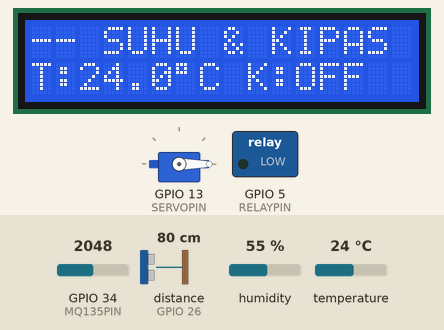
This sketch was run on a simulated ESP32. Parts: servo, 16×2 character LCD, switched loads named in the sketch (green lamp = pin HIGH). Wiring (inferred from the names in the program): ultrasonic range finder: trigger GPIO 25; echo GPIO 26. The inputs (shaded band) are chosen by the test bench; at power-on: distance to the obstacle (sensor on GPIO 26) 80 cm, temperature 24 °C, GPIO 34 (MQ135PIN) = 2048, humidity 55 %. The echo pulse lasts 58.3 µs per cm; WiFi joins after 1.5 s; servers stay silent unless stated; uploads are accepted with an empty reply; pins used as bus, display or sensor lines are not drawn; what the sketch prints to the serial monitor is not drawn.

Above: at 4.4 s.
4.5 s: distance to the obstacle (sensor on GPIO 26) set to 23 cm
At 5.7 s:
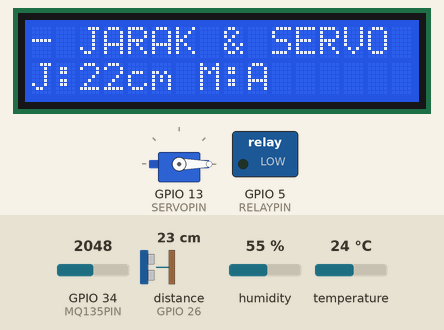
10.9 s: distance to the obstacle (sensor on GPIO 26) set to 18 cm
At 11.5 s:
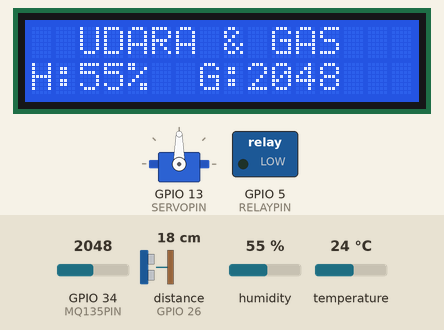
16.7 s: temperature set to 33 °C
At 18.9 s:
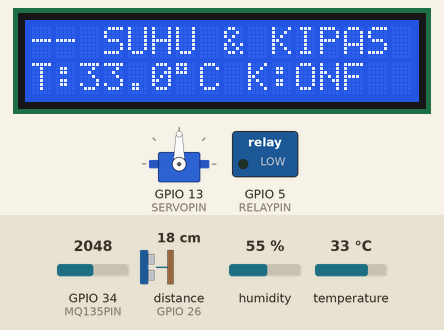
21.7 s: distance to the obstacle (sensor on GPIO 26) set to 2 cm
At 22.9 s:
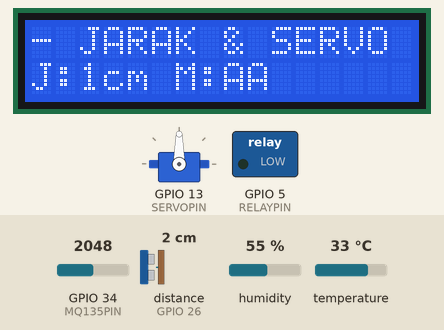
26.8 s: GPIO 34 (MQ135PIN) set to 2866
At 27.9 s:
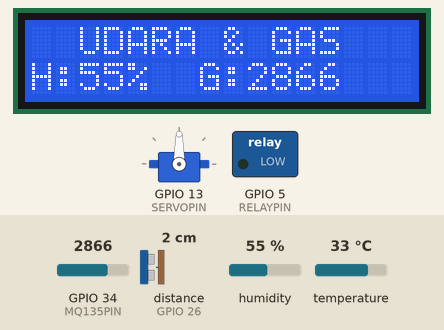
31.8 s: distance to the obstacle (sensor on GPIO 26) set to 23 cm
At 36.0 s:
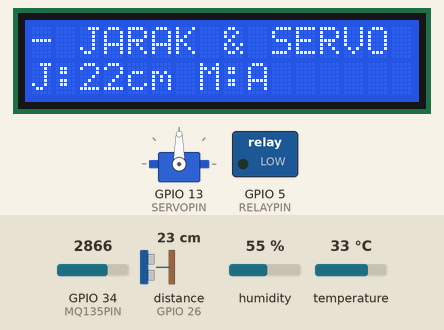
36.8 s: distance to the obstacle (sensor on GPIO 26) set to 27 cm
Timing chart, 0 to 39.8 s (numbered marks = the images above; inputs shaded):
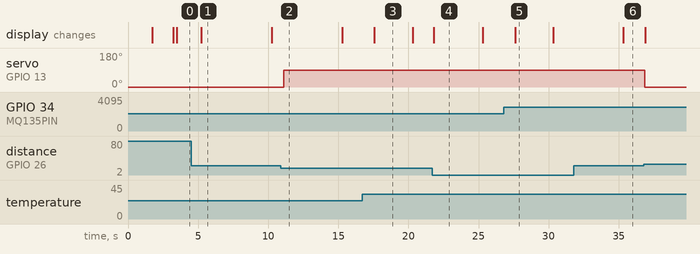

Measured:
- the behaviour switches between 21 and 20 cm on distance to the obstacle (sensor on GPIO 26) (found by bisection; images 1 and 2)
- after the input at 10.9 s, servo on GPIO 13 (SERVOPIN): 0° → 90° after 0.21 s
- after the input at 16.7 s, the display: changes after 0.87 s (image 3)
- after the input at 21.7 s, the display: changes after 0.12 s (image 4)
- after the input at 26.8 s, the display: changes after 0.81 s (image 5)
- after the input at 31.8 s, the display: changes after 3.5 s (image 6)
- after the input at 36.8 s, servo on GPIO 13 (SERVOPIN): 90° → 0° after 0.07 s

The sketch:

percobaan_kipas_relay.ino
```cpp
#include <WiFi.h>
#include <HTTPClient.h>
#include <ArduinoJson.h>

#include "DHT.h"
#include <Wire.h>
#include <LiquidCrystal_I2C.h>
#include <ESP32Servo.h>

// =============================================================
// 1. KONFIGURASI WIFI & API BACKEND
// =============================================================
#define WIFI_SSID "Baskoro2"
#define WIFI_PASSWORD "12345677"

// Ganti dengan IP lokal komputer (development) atau domain hosting (production)
#define API_BASE "http://192.168.1.100:5000/api"

// =============================================================
// 2. KONFIGURASI PIN ESP32
// =============================================================
#define DHTPIN 15
#define RELAYPIN 5
#define SERVOPIN 13
#define TRIGPIN 25
#define ECHOPIN 26
#define MQ135PIN 34

#define DHTTYPE DHT22

// === BATAS PEMICU (nilai default, akan di-overwrite dari server) ===
float batasSuhu = 30.0;
int batasJarak = 20;
int batasGas = 500;

// === MODE & KENDALI MANUAL (diambil dari server) ===
String mode = "auto";        // "auto" atau "manual"
String kipasManual = "OFF";
int servoManual = 0;

DHT dht(DHTPIN, DHTTYPE);
LiquidCrystal_I2C lcd(0x27, 16, 2);
Servo myservo;

unsigned long timerUltrasonic = 0;
unsigned long timerDHTDanLCD = 0;
unsigned long timerGantiLayar = 0;
unsigned long timerKirimData = 0;
unsigned long timerAmbilSettings = 0;

float t = 0;
float h = 0;
int jarak = 0;
int nilaiMQ = 0;

byte halamanLCD = 0;
bool statusServoDekat = false;
String statusKipas = "OFF";

void setup() {
  Serial.begin(115200);

  pinMode(RELAYPIN, INPUT);
  digitalWrite(RELAYPIN, LOW);

  pinMode(TRIGPIN, OUTPUT);
  pinMode(ECHOPIN, INPUT);
  pinMode(MQ135PIN, INPUT);

  myservo.attach(SERVOPIN);
  myservo.write(0);

  dht.begin();
  Wire.begin();
  lcd.init();
  lcd.backlight();

  Serial.println("\n\n--- MULAI SISTEM ---");
  lcd.setCursor(0, 0); lcd.print("Menghubungkan...");
  lcd.setCursor(0, 1); lcd.print(WIFI_SSID);

  WiFi.mode(WIFI_STA);
  WiFi.disconnect();
  delay(100);

  WiFi.begin(WIFI_SSID, WIFI_PASSWORD);
  while (WiFi.status() != WL_CONNECTED) {
    delay(500);
    Serial.print(".");
  }

  Serial.println("\n[BERHASIL] WiFi Terhubung!");
  lcd.clear();
  lcd.setCursor(0, 0); lcd.print("WiFi Terhubung!");
  lcd.setCursor(0, 1); lcd.print("Sistem Ready!");
  delay(1500);
  lcd.clear();
}

void loop() {
  unsigned long currentMillis = millis();

  // -------------------------------------------------------------------
  // JALUR 1: ULTRASONIC & SERVO (Jeda 250ms) — hanya aktif saat mode auto
  // -------------------------------------------------------------------
  if (currentMillis - timerUltrasonic >= 250) {
    timerUltrasonic = currentMillis;

    digitalWrite(TRIGPIN, LOW);
    delayMicroseconds(2);
    digitalWrite(TRIGPIN, HIGH);
    delayMicroseconds(10);
    digitalWrite(TRIGPIN, LOW);

    long durasi = pulseIn(ECHOPIN, HIGH);
    jarak = (durasi == 0) ? 999 : (durasi * 0.034 / 2);

    if (mode == "auto") {
      if (jarak < batasJarak) {
        if (!statusServoDekat) {
          myservo.write(90);
          statusServoDekat = true;
        }
      } else if (jarak > (batasJarak + 3)) {
        if (statusServoDekat) {
          myservo.write(0);
          statusServoDekat = false;
        }
      }
    }
  }

  // -------------------------------------------------------------------
  // JALUR 2: BACA DHT22, MQ-135, & LOGIC KIPAS (Jeda 2000ms)
  // -------------------------------------------------------------------
  if (currentMillis - timerDHTDanLCD >= 2000) {
    timerDHTDanLCD = currentMillis;

    t = dht.readTemperature();
    h = dht.readHumidity();
    nilaiMQ = analogRead(MQ135PIN);

    if (mode == "manual") {
      // MODE MANUAL: abaikan sensor, ikutin perintah dari dashboard
      statusKipas = kipasManual;
      if (statusKipas == "ON") {
        pinMode(RELAYPIN, OUTPUT);
        digitalWrite(RELAYPIN, LOW);
      } else {
        pinMode(RELAYPIN, INPUT);
      }
      myservo.write(servoManual);
    } else if (!isnan(t)) {
      // MODE AUTO: logic asli berdasarkan sensor
      if (t > batasSuhu) {
        pinMode(RELAYPIN, OUTPUT);
        digitalWrite(RELAYPIN, LOW);
        statusKipas = "ON";
      } else {
        pinMode(RELAYPIN, INPUT);
        statusKipas = "OFF";
      }
    }
  }

  // -------------------------------------------------------------------
  // JALUR 3: KIRIM DATA KE BACKEND (Jeda 3000ms) -> fitur CREATE
  // -------------------------------------------------------------------
  if (WiFi.status() == WL_CONNECTED && (currentMillis - timerKirimData >= 3000)) {
    timerKirimData = currentMillis;
    kirimDataSensor();
  }

  // -------------------------------------------------------------------
  // JALUR 4: AMBIL SETTINGS DARI SERVER (Jeda 5000ms) -> fitur UPDATE
  // -------------------------------------------------------------------
  if (WiFi.status() == WL_CONNECTED && (currentMillis - timerAmbilSettings >= 5000)) {
    timerAmbilSettings = currentMillis;
    ambilSettings();
  }

  // -------------------------------------------------------------------
  // JALUR 5: PERGANTIAN HALAMAN LCD (Jeda 5000ms)
  // -------------------------------------------------------------------
  if (currentMillis - timerGantiLayar >= 5000) {
    timerGantiLayar = currentMillis;
    halamanLCD++;
    if (halamanLCD > 2) halamanLCD = 0;
    lcd.clear();
  }

  renderLCD();
}

// =============================================================
// KIRIM DATA SENSOR KE /api/log (POST)
// =============================================================
void kirimDataSensor() {
  HTTPClient http;
  http.begin(String(API_BASE) + "/log");
  http.addHeader("Content-Type", "application/json");

  StaticJsonDocument<256> doc;
  doc["suhu"] = isnan(t) ? 0 : t;
  doc["kelembapan"] = isnan(h) ? 0 : h;
  doc["gas"] = nilaiMQ;
  doc["jarak"] = (jarak == 999) ? 0 : jarak;
  doc["status_kipas"] = statusKipas;
  doc["status_servo"] = statusServoDekat ? 90 : 0;

  String payload;
  serializeJson(doc, payload);

  int httpCode = http.POST(payload);
  if (httpCode <= 0) {
    Serial.print("[GAGAL KIRIM] "); Serial.println(http.errorToString(httpCode));
  } else {
    Serial.print("[KIRIM OK] Status: "); Serial.println(httpCode);
  }
  http.end();
}

// =============================================================
// AMBIL SETTINGS TERBARU DARI /api/settings (GET)
// =============================================================
void ambilSettings() {
  HTTPClient http;
  http.begin(String(API_BASE) + "/settings");
  int httpCode = http.GET();

  if (httpCode == 200) {
    String resp = http.getString();
    StaticJsonDocument<384> doc;
    DeserializationError err = deserializeJson(doc, resp);

    if (!err) {
      batasSuhu = doc["batas_suhu"] | batasSuhu;
      batasJarak = doc["batas_jarak"] | batasJarak;
      batasGas = doc["batas_gas"] | batasGas;
      mode = doc["mode"].as<String>();
      kipasManual = doc["kipas_manual"].as<String>();
      servoManual = doc["servo_manual"] | servoManual;
    }
  } else {
    Serial.print("[GAGAL AMBIL SETTINGS] Kode: "); Serial.println(httpCode);
  }
  http.end();
}

// =============================================================
// RENDER TAMPILAN LCD
// =============================================================
void renderLCD() {
  if (halamanLCD == 0) {
    lcd.setCursor(0, 0); lcd.print("-- SUHU & KIPAS --");
    lcd.setCursor(0, 1);
    if (isnan(t)) {
      lcd.print("Suhu: Error     ");
    } else {
      lcd.print("T:"); lcd.print(t, 1); lcd.print((char)223); lcd.print("C K:");
      lcd.print(statusKipas);
    }
  } else if (halamanLCD == 1) {
    lcd.setCursor(0, 0); lcd.print("- JARAK & SERVO -");
    lcd.setCursor(0, 1);
    lcd.print("J:");
    if (jarak == 999) lcd.print("-- "); else lcd.print(jarak);
    lcd.print("cm M:"); lcd.print(mode == "auto" ? "A" : "M");
  } else if (halamanLCD == 2) {
    lcd.setCursor(0, 0); lcd.print("  UDARA & GAS  ");
    lcd.setCursor(0, 1);
    if (isnan(h)) {
      lcd.print("H: Err ");
    } else {
      lcd.print("H:"); lcd.print((int)h); lcd.print("% ");
    }
    lcd.print(" G:"); lcd.print(nilaiMQ);
  }
}
```
